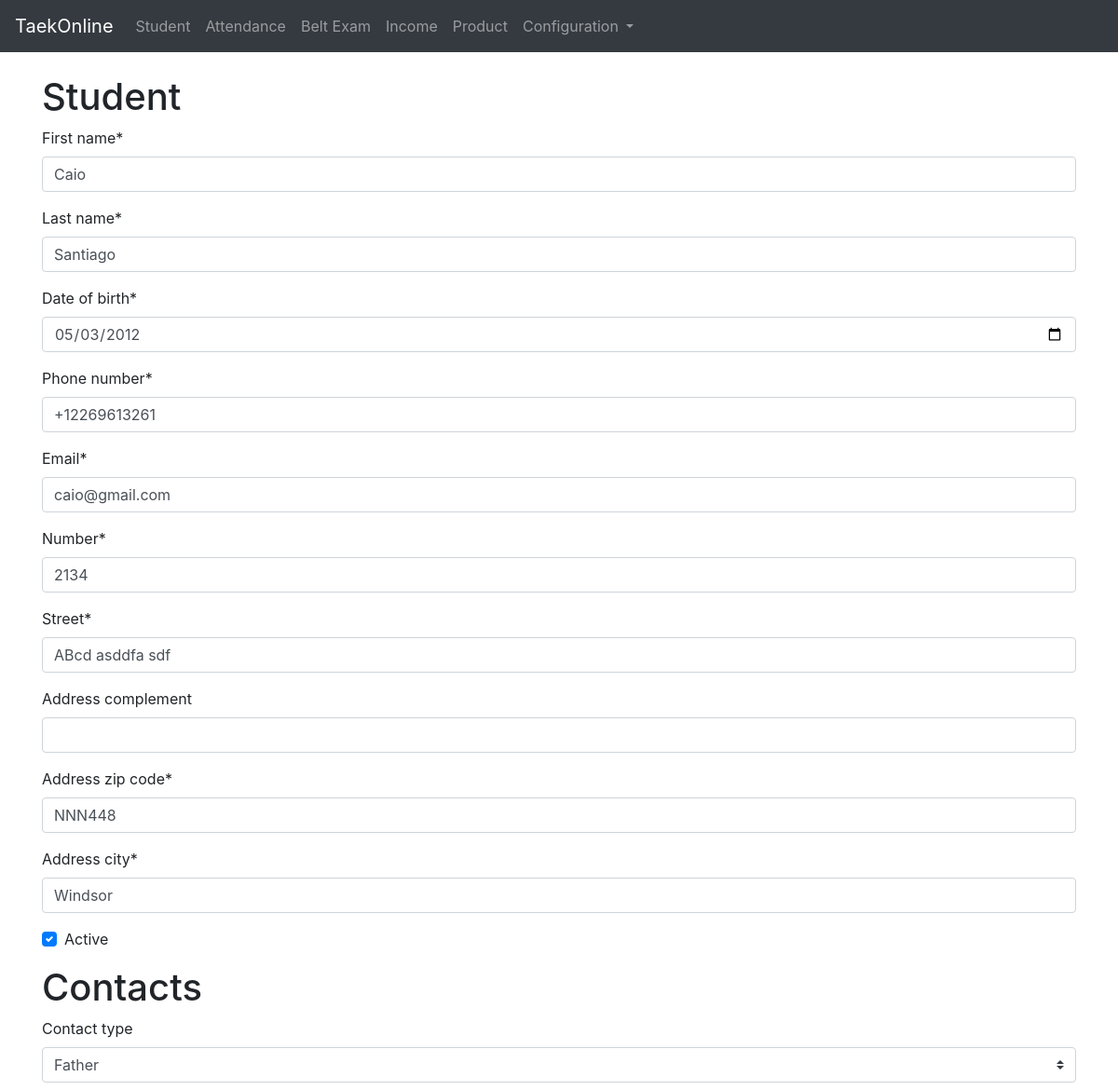
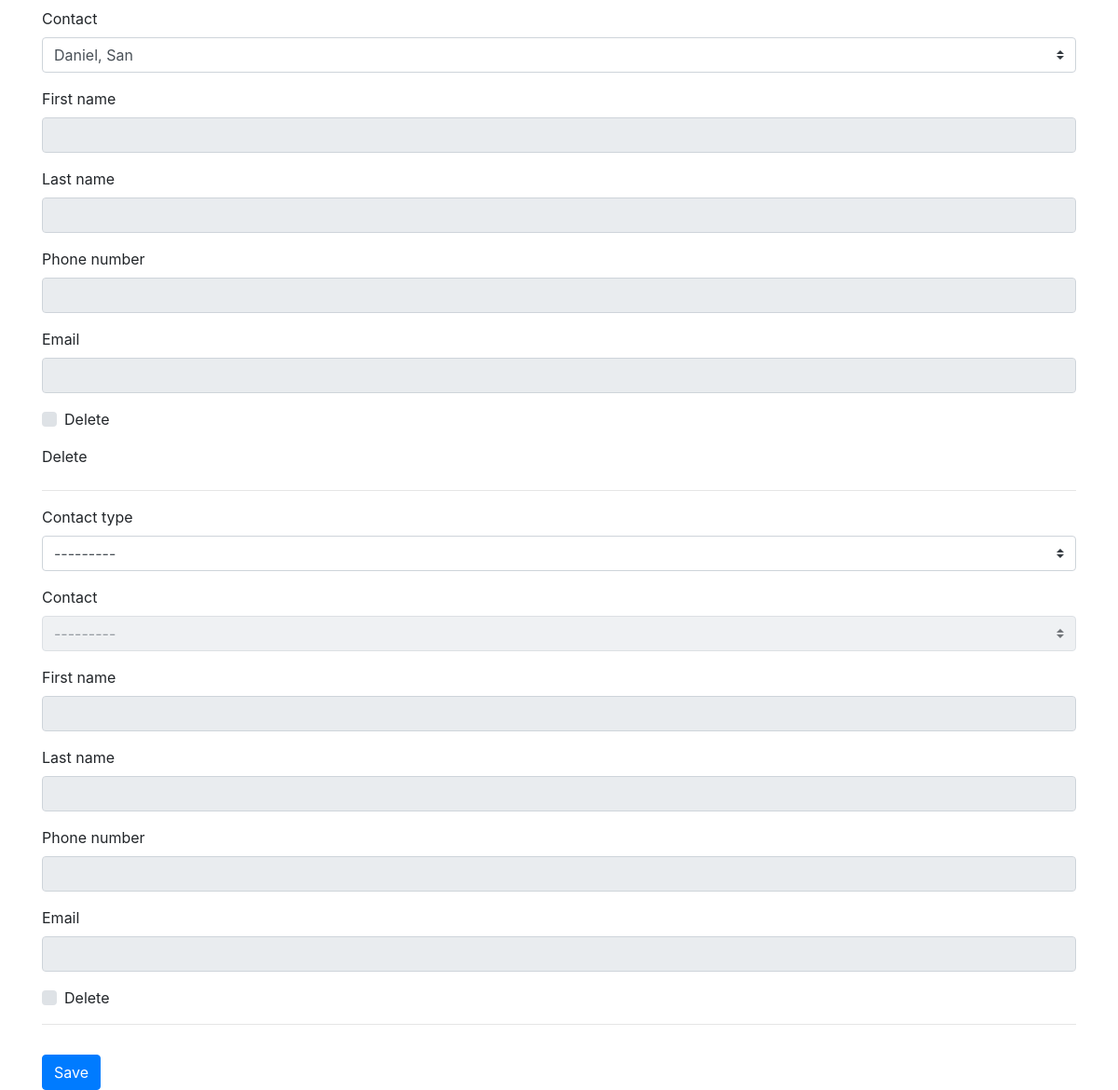
The app's page /student/2/change with its own data (2 pictures, top to bottom).
### taekonline/models.py (models this page shows, shortened)
class Student(models.Model):
    first_name = models.CharField(max_length=100, null=False, blank=False)
    last_name = models.CharField(max_length=100, null=False, blank=False)
    date_of_birth = models.DateField(auto_now=False, auto_now_add=False)
    date_joined = models.DateTimeField(auto_now=False, auto_now_add=True)
    phone_number = PhoneNumberField()
    email = models.EmailField(blank=False, null=False)
    address_number = models.IntegerField(verbose_name="number", null=False, blank=False)
    address_street = models.CharField(verbose_name="street", max_length=200, null=False, blank=False)
    address_complement = models.CharField(max_length=200, null=True, blank=True)
    address_zip_code = models.CharField(max_length=6, null=False, blank=False)
    address_city = models.CharField(max_length=50, null=False, blank=False)
    active = models.BooleanField(default=True)
    @property
    def name(self):
        return ', '.join((self.first_name,self.last_name))
    def __str__(self):
        return self.name

### taekonline/views.py (the view)
# urls.py: path('student/<int:id>/change', views.student_change, name='student_change'),
def student_change(request, id, template_name='students/student_form.html'):
	student = Student.objects.get(id=int(id))
	if request.POST:
		form = StudentForm(request.POST, instance=student)
		formset = StudentContactFormSet(request.POST, request.FILES, instance=student)
		if form.is_valid() and formset.is_valid():
			form.save()
			formset.save()
			return redirect('student')
		else:
			return render(request, template_name, {'form':form, 'formset':formset})
	else:
		form = StudentForm(instance=student)
		formset = StudentContactFormSet(instance=student)
	return render(request, template_name, {'form':form, 'formset':formset})

### taekonline/models.py (called while the page is built)
    def __str__(self):
        return self.description

### taekonline/templates/students/student_form.html (shortened to what this page needs)
{% extends 'base.html' %}
{% load static %}
{% load crispy_forms_tags %}
{% block content %}
<form method="post" action="{{ request.path }}">
    <h1>Student</h1>
    {% crispy form %}
    <h1>Contacts</h1>
    <table class="table table-striped table-condensed">
        {% for f in formset.forms %}
        <tr class="{% cycle 'contact1' 'contact2' %}">
            {% crispy f %}
            {% if f.fields.id.initial and formset.can_delete %}
                {{ f.DELETE }} <label>{{ f.DELETE.label }}</label>
            {% endif %}
        </tr>
        <hr>
        {% endfor %}
    </table>
    <input type="submit" class="btn btn-primary" value="Save">
</form>
{% endblock content %}

### taekonline/templates/base.html (style rules this page uses)
body { padding-top: 5rem; }

### records on screen
Student: first_name "Caio", last_name "Santiago", date_of_birth "05/03/2012", phone_number "+12269613261", email "caio@gmail.com", address_number "2134", address_street "ABcd asddfa sdf", address_zip_code "NNN448", address_city "Windsor"

### other values on screen
{{ f.DELETE.label }} "Delete"
